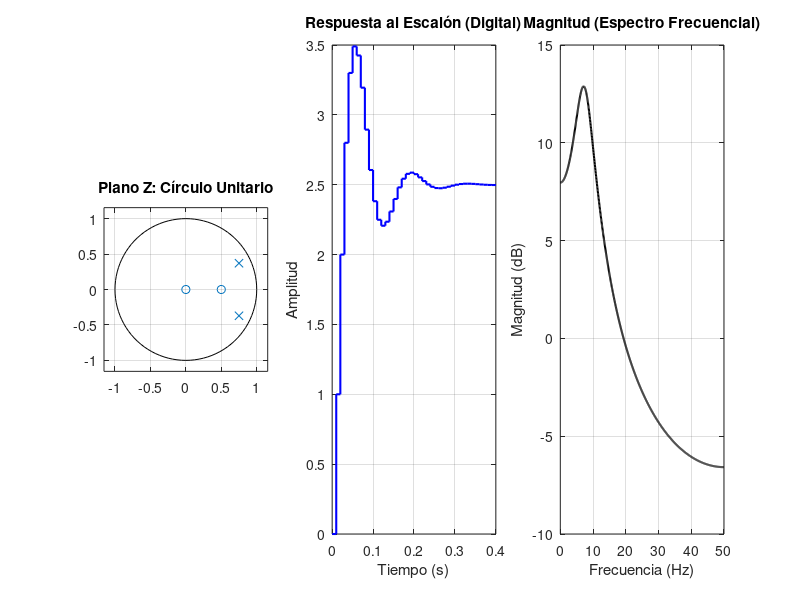

Write MATLAB code to recreate this figure.
%% ========================================================================
% ANÁLISIS DE ESTABILIDAD Y RESPUESTA (Lazo Abierto en 'z')
% ========================================================================
clc; clear; close all;

%% 1. PARÁMETROS DEL SISTEMA DIGITAL
Fs = 100;       % Frecuencia de muestreo: 100 Hz
Ts = 1 / Fs;    % Tiempo de muestreo: 10 ms

% Numerador y Denominador de nuestro sistema digital G(z)
% G(z) = (z - 0.5) / (z^2 - 1.5z + 0.7)
num = [1, -0.5]; 
den = [1, -1.5, 0.7];

% Creación del objeto Transfer Function Discreto
sys = tf(num, den, Ts); 
disp('Sistema en Lazo Abierto G(z):');
display(sys);

%% 2. ANÁLISIS DE ESTABILIDAD (La Regla de Oro del Círculo Unitario)
polos = pole(sys);
ceros = zero(sys);

% Calculamos la magnitud de los polos. 
% Si TODOS los polos tienen magnitud < 1, es estable.
isStable = all(abs(polos) < 1);

fprintf('--- Diagnóstico de Estabilidad ---\n');
for i = 1:length(polos)
    fprintf('Polo %d: %.4f + %.4fi | Magnitud: %.4f\n', i, real(polos(i)), imag(polos(i)), abs(polos(i)));
end

if isStable
    fprintf('>> EL SISTEMA ES ESTABLE (Todos los polos dentro del círculo unitario).\n\n');
else
    fprintf('>> PELIGRO: EL SISTEMA ES INESTABLE.\n\n');
end

%% 3. GRÁFICOS DE SISTEMA (Plano Z, Escalón y Bode Digital)
figure('Name', 'Análisis de Lazo Abierto Digital', 'Position', [100, 100, 1200, 400]);

% Gráfico 1: Plano Z
subplot(1,3,1);
zplane(num, den);
title('Plano Z: Círculo Unitario');
grid on;

% Gráfico 2: Respuesta al Escalón (Temporal)
subplot(1,3,2);
% 1. Extraemos los vectores de tiempo (t) y amplitud (y) de la simulación
[y, t] = step(sys); 

% 2. Dibujamos usando 'stairs' (escalera) que es la representación 
% REAL de un sistema digital retenido (ZOH) en un microcontrolador.
stairs(t, y, 'b', 'LineWidth', 1.5); 
title('Respuesta al Escalón (Digital)');
xlabel('Tiempo (s)'); ylabel('Amplitud');
grid on;

% Gráfico 3: Respuesta en Frecuencia (Espectro Digital)
% En lugar de freqz directo, usamos 'bode' que es más estándar en control,
% o mantenemos freqz pero con mejor estética.
subplot(1,3,3);
N = 1024; % Puntos de la FFT
[h, w] = freqz(num, den, N, Fs);
plot(w, 20*log10(abs(h)), 'k', 'LineWidth', 1.5);
title('Magnitud (Espectro Frecuencial)');
xlabel('Frecuencia (Hz)'); ylabel('Magnitud (dB)');
xlim([0 Fs/2]); % Según Nyquist, solo vemos hasta Fs/2
grid on;
